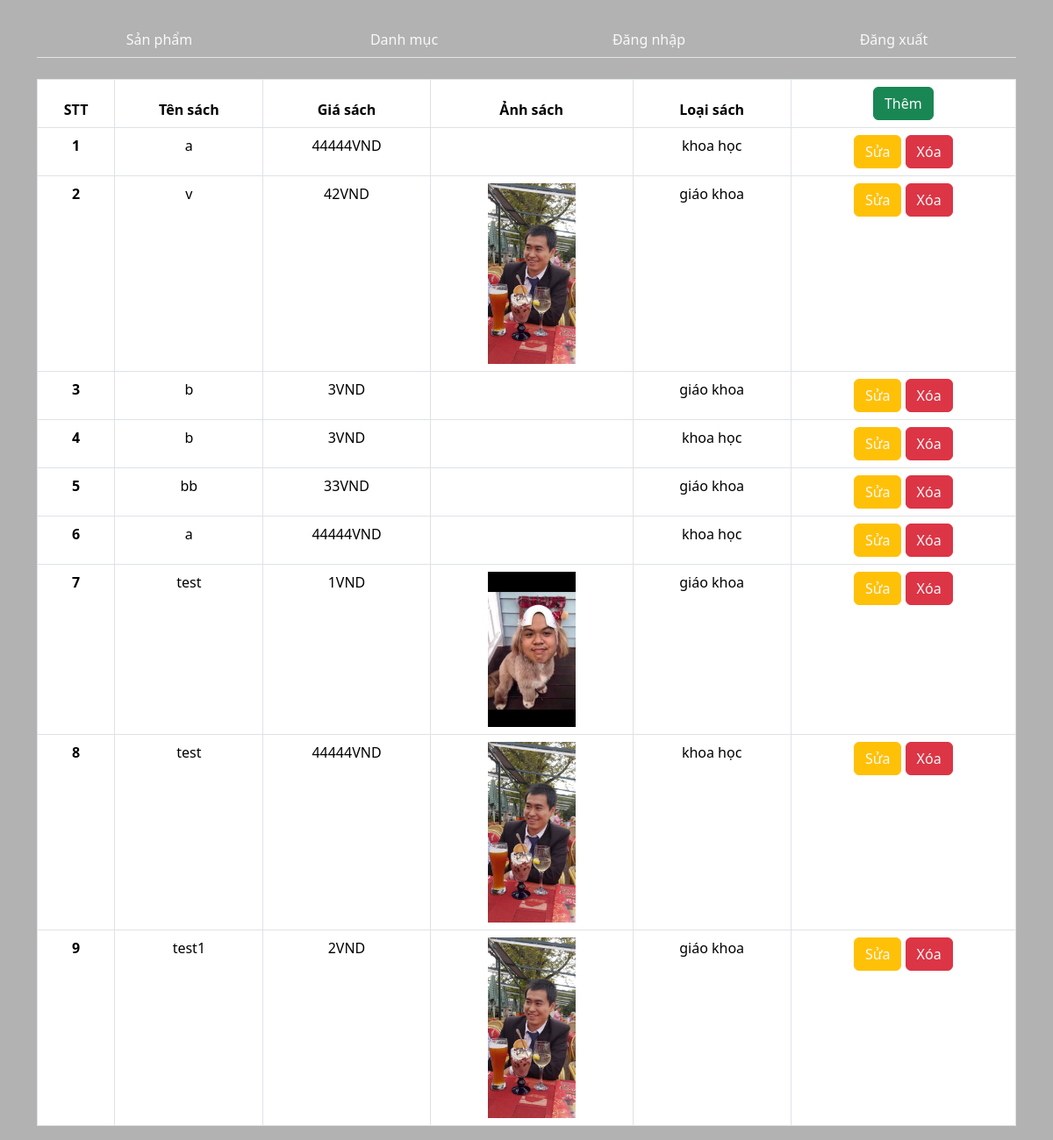
The app's page / (signed in) with its own data.
### tables this page shows
CREATE TABLE `sach` (
  `id` int(11) NOT NULL,
  `tensach` varchar(150) NOT NULL,
  `gia` decimal(10,0) NOT NULL,
  `anh` varchar(150) NOT NULL,
  `mota` text NOT NULL,
  `soluong` int(11) NOT NULL,
  `maloai` int(11) NOT NULL
);

CREATE TABLE `loaisach` (
  `id` int(11) NOT NULL,
  `tenloai` varchar(150) NOT NULL
);

### index.php (called while the page is built, shortened)
<?php
require_once "./model/sanpham.php";
$sp = loadsp();
$act = $_GET["act"] ?? "";
switch ($act) {
    case "":
        $view = "view/main.php";
        break;
}
include_once "./view/header.php";
include $view;
include_once "./view/footer.php";

### model/pdo.php (called while the page is built, shortened)
<?php
function pdo_get_connection(){
    $servername = "localhost";
    $username = "root";
    $password = "";
    try {
        $conn = new PDO("mysql:host=$servername;dbname=books", $username, $password);
        $conn->setAttribute(PDO::ATTR_ERRMODE, PDO::ERRMODE_EXCEPTION);
        return $conn;
    } catch(PDOException $e) {
        echo "Connection failed: " . $e->getMessage();
    }
}
function pdo_query($sql){
    $sql_args=array_slice(func_get_args(),1);
    try{
        $conn=pdo_get_connection();
        $stmt=$conn->prepare($sql);
        $stmt->execute($sql_args);
        $rows=$stmt->fetchAll();
        return $rows;
    }
    catch(PDOException $e){
        throw $e;
    }
    finally{
        unset($conn);
    }
}
?>

### model/sanpham.php (called while the page is built, shortened)
<?php
require_once "pdo.php";
function loadsp (){
    $sql= "SELECT sach.id, tensach, gia, anh, maloai, loaisach.tenloai FROM sach INNER JOIN loaisach ON loaisach.id=sach.maloai";
    return pdo_query($sql);
}
?>

### view/main.php (the view)
<div class="container d-flex align-items-center ">
    <table class="table table-bordered table-hover text-center">
        <thead>
            <tr>
                <th scope="col">STT</th>
                <th scope="col">Tên sách</th>
                <th scope="col">Giá sách</th>
                <th scope="col">Ảnh sách</th>
                <th scope="col">Loại sách</th>
                <th><a class="btn btn-success text-light" href="?act=addsp">Thêm</a></th>
            </tr>
        </thead>
        <tbody>
            <?php foreach($sp as $key=>$value): ?>
            <tr>
                <th scope="row"><?=$key+1?></th>
                <td><?=$value['tensach']?></td>
                <td><?=$value['gia']?>VND</td>
                <td><img src="uploads/<?=$value['anh']?>" alt="" width="100px"></td>
                <td><?=$value['tenloai']?></td>
                <td>
                    <a class="btn btn-warning text-light" href="?act=editsp&id=<?=$value['id']?>">Sửa</a>
                    <a onclick="return confirm('Bạn có muốn xóa k')" class="btn btn-danger text-light" href="?act=sanpham&delete=<?=$value['id']?>">Xóa</a>
                </td>
            </tr>
            <?php endforeach ?>
        </tbody>
    </table>
</div>

### view/header.php (shortened to what this page needs)
<!DOCTYPE html>
<html lang="en">
<head>
    <link rel="stylesheet" href="https://cdn.jsdelivr.net/npm/bootstrap@5.3.3/dist/css/bootstrap.min.css">
</head>
<body style="background-color: rgba(0,0,0,0.3);">
    <div class="container my-4">
        <ul class="nav justify-content-center nav-tabs nav-justified">
            <li class="nav-item">
                <a class="nav-link btn btn-dark text-light" href="?act=sanpham">Sản phẩm</a>
            </li>
            <li class="nav-item">
                <a class="nav-link btn btn-dark text-light" href="?act=danhmuc">Danh mục</a>
            </li>
            <li class="nav-item">
                <a class="nav-link btn btn-dark text-light" href="?act=login">Đăng nhập</a>
            </li>
            <li class="nav-item">
                <a class="nav-link btn btn-dark text-light" href="?act=logout">Đăng xuất</a>
            </li>
        </ul>
    </div>

### records on screen
sach: tensach "a", gia "44444", maloai.tenloai "khoa học"
sach: tensach "v", gia "42", anh (picture), maloai.tenloai "giáo khoa"
sach: tensach "b", gia "3", maloai.tenloai "giáo khoa"
sach: tensach "b", gia "3", maloai.tenloai "khoa học"
sach: tensach "bb", gia "33", maloai.tenloai "giáo khoa"
sach: tensach "a", gia "44444", maloai.tenloai "khoa học"
sach: tensach "test", gia "1", anh (picture), maloai.tenloai "giáo khoa"
sach: tensach "test", gia "44444", anh (picture), maloai.tenloai "khoa học"
sach: tensach "test1", gia "2", anh (picture), maloai.tenloai "giáo khoa"
